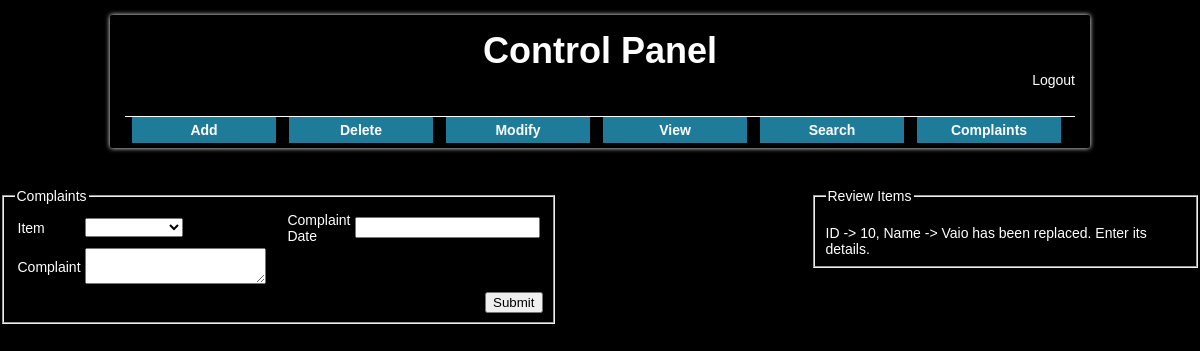
The page /complaints.php (signed in) on the database as committed earlier.
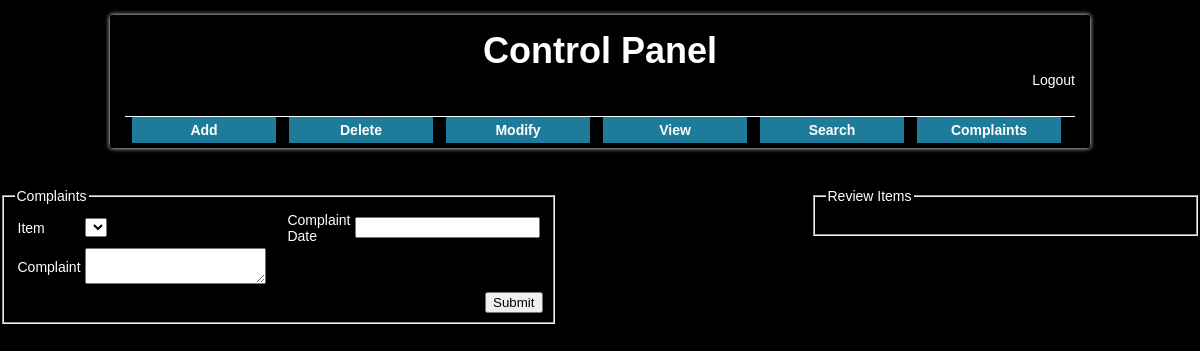
The same page on the database as committed later.
### tables this page shows
CREATE TABLE IF NOT EXISTS `complaint` (
  `complaint_id` int(5) NOT NULL AUTO_INCREMENT,
  `item_id` int(5) NOT NULL,
  `cost` float(8,2) NOT NULL,
  `complaint_date` date NOT NULL,
  `resolved_date` date NOT NULL,
  `complaint` varchar(255) NOT NULL,
  PRIMARY KEY (`complaint_id`),
  KEY `item_id` (`item_id`)
);

CREATE TABLE IF NOT EXISTS `item` (
  `item_id` int(5) NOT NULL AUTO_INCREMENT,
  `item_name` varchar(255) NOT NULL,
  `manufacturer` int(255) NOT NULL,
  `purchase_date` date NOT NULL,
  `cost` float NOT NULL,
  `shipment_cost` float NOT NULL,
  `vendor_id` int(11) NOT NULL,
  `location_id` int(5) NOT NULL,
  `complaint` tinyint(1) NOT NULL DEFAULT '0',
  `replaced` tinyint(1) NOT NULL DEFAULT '0',
  `replaced_item_id` int(5) DEFAULT NULL,
  PRIMARY KEY (`item_id`),
  KEY `vendor_id` (`vendor_id`),
  KEY `replaced_item_id` (`replaced_item_id`),
  KEY `location_id` (`location_id`)
);

### complaints.php (the view, shortened to what this page needs)
<!DOCTYPE html>
<html>
<head>
	<link href="css/style.css" rel="stylesheet" type="text/css" />
</head>
<body>
<?php
	$hostname = 'localhost';
	$username = 'root';
	$password = 'anshul';
	$conn_id = mysql_connect($hostname, $username, $password);
?>
<?php
	$query='SELECT TIMESTAMPDIFF (SECOND, complaint.complaint_date , NOW()) AS time, complaint.item_id, item.item_name, item.complaint, item.replaced, item.replaced_item_id FROM complaint JOIN item ON complaint.item_id=item.item_id WHERE item.replaced!=1';
	$sql=mysql_query($query, $conn_id);
	$i=0;
	while ($row=mysql_fetch_array ($sql))
	{
		$logs[$i]="<a href='modify_item.php?item_id=".$row['item_id']."'>ID -> ".$row['item_id'].", Name -> ".$row['item_name']." has been replaced. Enter its details.</a>";
		$i++;
	}
?>
	<div id="container">
		<div id="heading"><a href='panel.php'>Control Panel</a></div>
		<div style='float: right;'><a href='logout.php'>Logout</a></div>
		<br /><br />
		<header>
			<nav style='align: center;'>
				<ul id="menu">
					<li style='padding: 6px;'><a href="add.php">Add</a></li>
					<li style='padding: 6px;'><a href="delete.php">Delete</a></li>
					<li style='padding: 6px;'><a href="modify.php">Modify</a></li>
					<li style='padding: 6px;'><a href="view.php">View</a></li>
					<li style='padding: 6px;'><a href="search.php">Search</a></li>
					<li style='padding: 6px;'><a href="complaints.php">Complaints</a></li>
				</ul>
			</nav>
		</header>
		<br />
	</div>
		<div id="about">
			<form method="POST" action='complaint_submit.php'>
				<fieldset id='complaints' style='width: 44%; float: left;'>
					<legend>Complaints</legend>
					<table>
						<tr>
							<td>Item</td>
							<td>
								<select name='complaint_item'>
									<option></option>
<?php
	$query='SELECT item.item_id, item.item_name FROM item WHERE replaced = 0';
	$sql=mysql_query($query, $conn_id);
	if ($sql)
	{
		while ($row=mysql_fetch_array ($sql))
		{
			echo "\t\t\t\t\t\t\t\t\t<option value=\"".$row['item_id']."\">".$row['item_name']."</option>\n";
		}
	}
?>
								</select>
							</td>
							<td style='width: 10%;'></td>
							<td>Complaint Date</td>
							<td><input type='text' name='complaint_date' /></td>
						</tr>
						<tr>
							<td>Complaint</td>
							<td><textarea name='complaint'></textarea></td>
						</tr>
					</table>
					<input style='float: right;' type='submit' value='Submit' />
				</fieldset>
			</form>
			<fieldset style='float: right; width: 30%;'>
				<legend>Review Items</legend>
<?php
	while ($i != -1)
	{
		echo $logs[$i];
		echo "<br />";
		$i--;
	}
?>
			</fieldset>
		</div>
</body>
</html>

### css/style.css (style rules this page uses)
body { background: #000000; font-family: "Trebuchet MS", Helvetica, sans-serif; font-size: 14px; color: #FFFFFF; margin: 0px; }
body a { text-decoration: none; color: #FFFFFF; }
#container { position: relative; width: 950px; height: 100%; margin: 0 auto; height: 100%; box-shadow: 0px 0px 5px rgba(255,255,255,1); border-radius: 2px; margin-top: 15px; margin-bottom: 40px; padding: 15px; }
#heading { font-size: 36px; font-weight: bold; text-align: center; }
header { width: 100%; background: #000000; top: 0px; font-size: 20px; font-weight: bold; padding: 6px 0px 6px 0px; text-align: center; border-bottom: 1px solid #FFFFFF; }
nav ul { font-size: 14px; margin: 0; padding: 0; list-style: none; }
ul li { display: block; position: relative; float: left; }
ul li a { display: block; text-decoration: none; color: #ffffff; border-top: 1px solid #ffffff; padding: 5px 15px 5px 15px; background: #1e7c9a; margin-left: 1px; white-space: nowrap; }
#menu li { width: 145px; }

Rows that differ between the two databases and show on the page:
removed complaint: item "10", item.item_name "Vaio"
